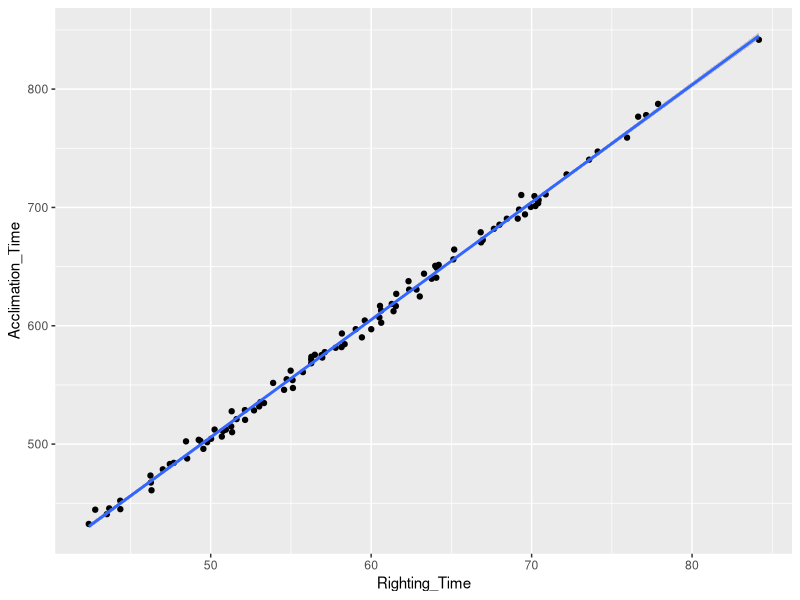
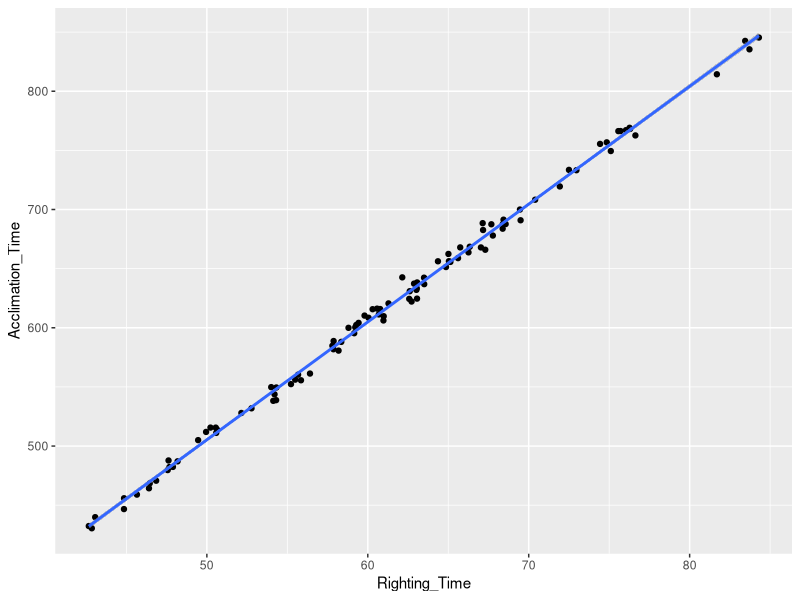
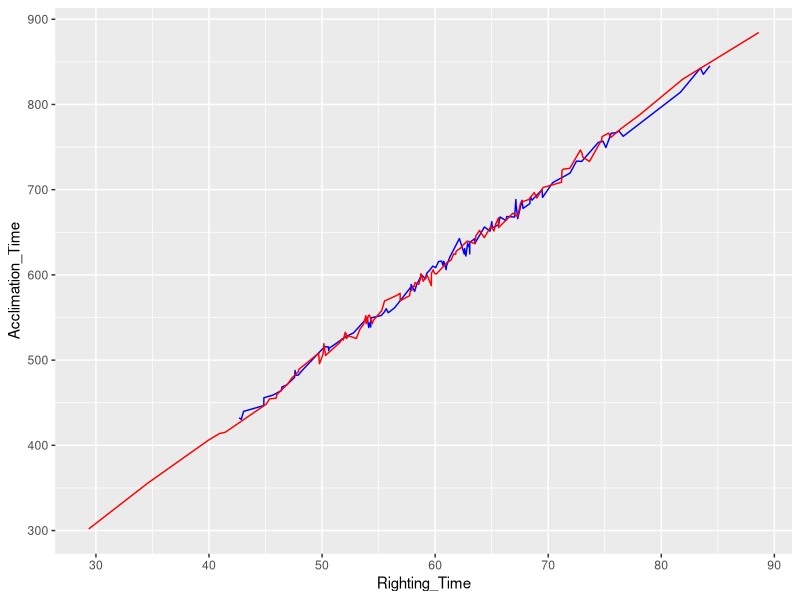

Reproduce these figures in R, in order.
## ---- chunk 1

# --------------------------------
# Homework 9
# 01 Apr 2020
# AEH
# --------------------------------
#

# load library--------------------------------
library(ggplot2)

# Global Variabes --------------------------------
popsize=100
popsize2=10
varmean=60
varsd=10
noisesd=5
slope=10

# complile functions --------------------------------
# --------------------------------
# FUNCTION GenData
# description: generates a data set that will resemble my research data set
# inputs: parameters to generate fake data with normal distribution
# outputs: dataframe generated_data of two variables with normal distribution 
###################################
GenData <- function(popsize, varmean, varsd, noisesd, slope) {
  Righting_Time <- rnorm(n=popsize,mean=varmean,sd=varsd)
  noise <- rnorm(n=popsize, sd=noisesd)
  Acclimation_Time <- 5 + Righting_Time*slope + noise
  # put generated data into a dataframe:
  generated_data <- data.frame(popsize, Righting_Time, Acclimation_Time)
  return(generated_data)
  
} # end of GenData
# check to see if function worked --------------------------------
generated_data <- GenData(popsize, varmean, varsd, noisesd, slope)
# --------------------------------
# FUNCTION RegModel
# description: conducts a basic regression analysis in R
# inputs: dataframe of urchin righting times
# outputs: summary of linear model (lm)
###################################
RegModel <- function(data=generated_data, x=generated_data$Righting_Time,y=generated_data$Acclimation_Time) {
  reg <- lm(y~x)
  reg_sum <- summary(reg)
  return(reg_sum)
}

# end of RegModel

#test to see if model worked:
RegModel(generated_data())
# --------------------------------

# --------------------------------
# FUNCTION graphresults
# description: graoh to show relationship between variables
# inputs: linear model from randomly generated data
# outputs: graph!
###################################
graphresults <- function() {

  p <- ggplot(data=generated_data, aes(x=Righting_Time, y=Acclimation_Time )) +geom_jitter()+stat_smooth(method = lm)

return(p)

} # end of graphresults
#check graph results
graphresults()
# --------------------------------

## ---- chunk 2
# Global Variabes --------------------------------
popsize=100
varmean=60
varsd=10
noisesd=5
slope=10

generated_data <- GenData(popsize, varmean, varsd, noisesd, slope)
RegModel(generated_data)
graphresults()
## ---- chunk 3
GenData <- function(popsize, varmean, varsd, noisesd, slope) {
  Righting_Time <- rnorm(n=popsize,mean=varmean,sd=varsd)
  noise <- rnorm(n=popsize, sd=noisesd)
  Acclimation_Time <- 5 + Righting_Time*slope + noise
  # put generated data into a dataframe:
  generated_data2 <- data.frame(popsize2, Righting_Time2, Acclimation_Time2)
  return(generated_data2)
  
} # end of GenData
GenData <- function(popsize2, varmean, varsd, noisesd, slope) {
  Righting_Time <- rnorm(n=popsize2,mean=varmean,sd=varsd)
  noise <- rnorm(n=popsize, sd=noisesd)
  Acclimation_Time <- 5 + Righting_Time*slope + noise
  # put generated data into a dataframe:
  generated_data2 <- data.frame(popsize2, Righting_Time, Acclimation_Time)
  return(generated_data2)
  
} # end of GenData
# check to see if function worked --------------------------------
generated_data2 <- GenData(popsize, varmean, varsd, noisesd, slope)
#plot 
# --------------------------------
# FUNCTION graphresults
# description: graoh to show relationship between variables
# inputs: linear model from randomly generated data
# outputs: graph!
###################################
graphresults <- function() {
  
  p <- ggplot()+
    geom_line(data=generated_data, aes(x=Righting_Time, y=Acclimation_Time), color="blue")+
    geom_line(data=generated_data2, aes(x=Righting_Time, y=Acclimation_Time), color="red")
  return(p)
  
} # end of graphresults
#check graph results
graphresults()
# --------------------------------
